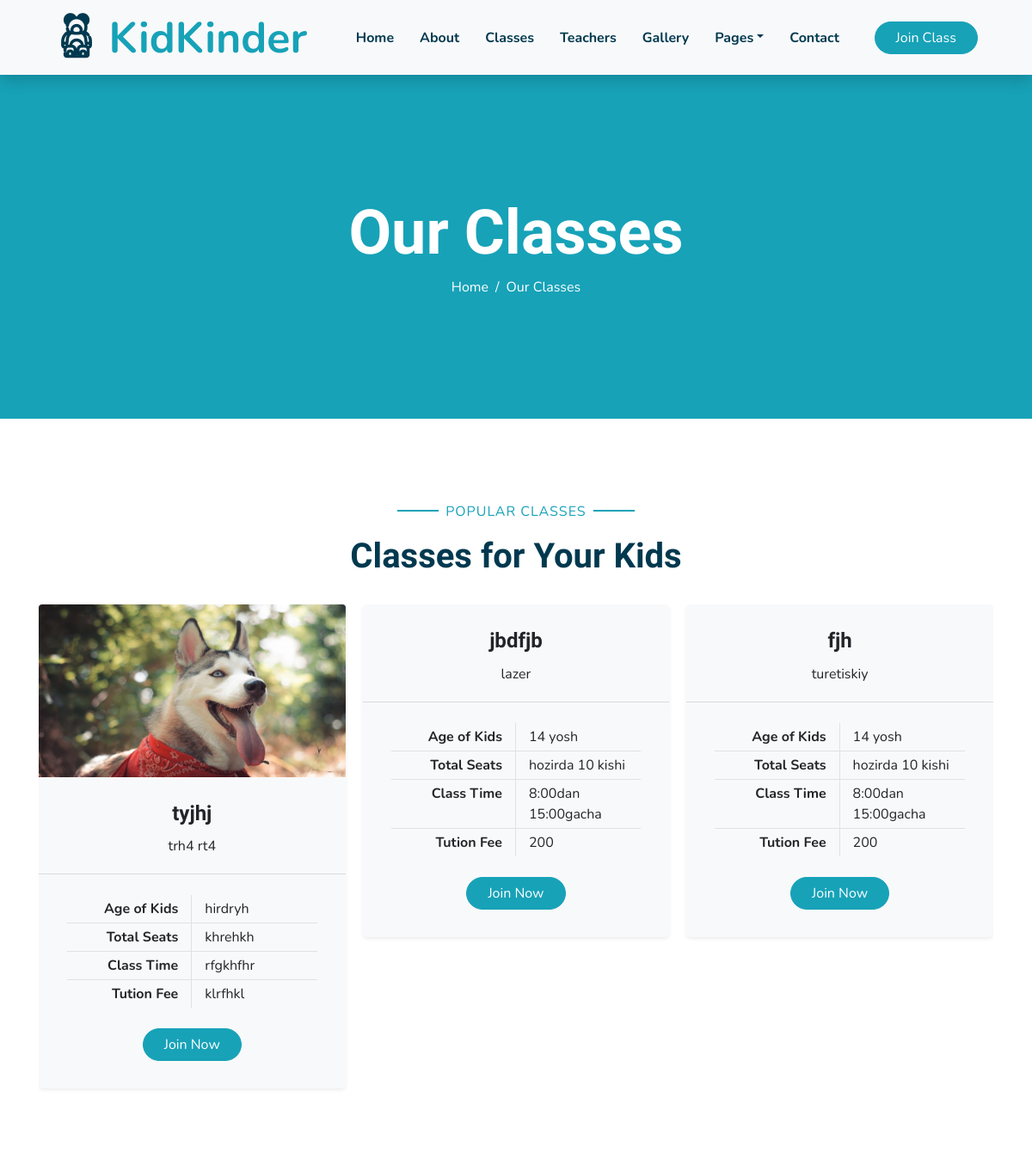
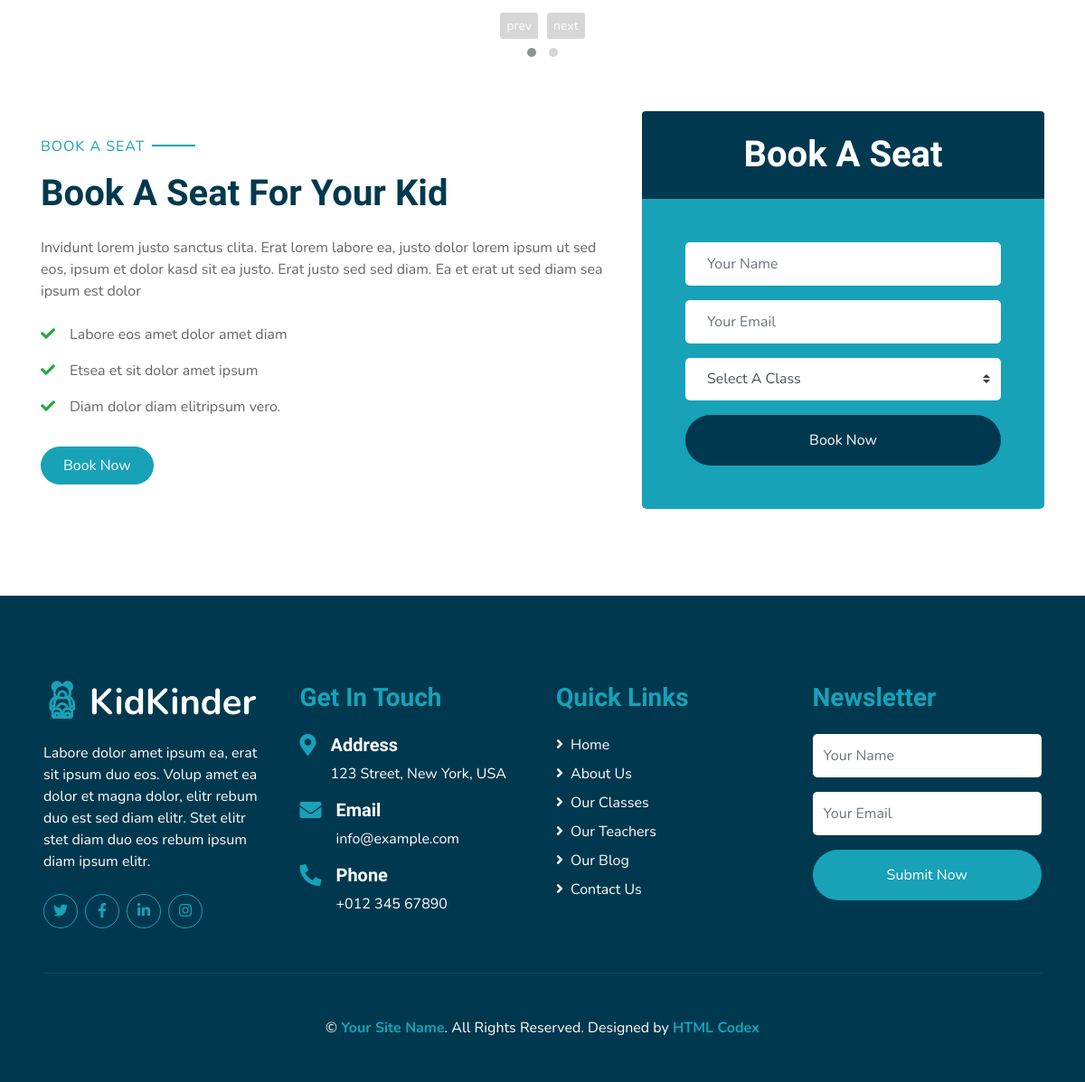
The page /class_page on the database its author committed (2 pictures, top to bottom).
### kinder_app/models.py (models this page shows, shortened)
class Class(models.Model):
    img = models.ImageField(upload_to='clases/')
    title = models.CharField(max_length=250)
    description = models.CharField(max_length=150)
    age = models.CharField(max_length=150)
    groups = models.CharField(max_length=150)
    time = models.CharField(max_length=30)
    money = models.CharField(max_length=155)

### kinder_app/views.py (the view, shortened to what this page needs)
# urls.py: path('class_page', views.class_page, name='class_page'),
def class_page(request):
    classes = Class.objects.all()
    context = {
        'classes': classes
    }
    return render(request, 'class.html', context)

### templates/class.html (shortened to what this page needs)
{% extends 'includes/main.html' %}
{% load static %}
{% block content %}
<link rel="stylesheet" href="{% static 'css/owl.carousel.min.css' %}">
<link rel="stylesheet" href="{% static 'css/owl.theme.default.min.css' %}">
    <div class="container-fluid bg-primary mb-5">
        <div class="d-flex flex-column align-items-center justify-content-center" style="min-height: 400px">
            <h3 class="display-3 font-weight-bold text-white">Our Classes</h3>
            <div class="d-inline-flex text-white">
                <p class="m-0"><a class="text-white" href="">Home</a></p>
                <p class="m-0 px-2">/</p>
                <p class="m-0">Our Classes</p>
            </div>
        </div>
    </div>
    <div class="container-fluid pt-5 ">
        <div class="container">
            <div class="text-center pb-2">
                <p class="section-title px-5"><span class="px-2">Popular Classes</span></p>
                <h1 class="mb-4">Classes for Your Kids</h1>
            </div>
            <div class="owl-carousel owl-theme owl-loaded owl-drag">
                {% for class in classes %}
                <div class="owl-stage mb-5">
                    <div class="card border-0 bg-light shadow-sm pb-2">
                        <img class="card-img-top mb-2" src="/media/{{ class.img }}" alt="">
                        <div class="card-body text-center">
                            <h4 class="card-title">{{class.title}}</h4>
                            <p class="card-text">{{class.description}}</p>
                        </div>
                        <div class="card-footer bg-transparent py-4 px-5">
                            <div class="row border-bottom">
                                <div class="col-6 py-1 text-right border-right"><strong>Age of Kids</strong></div>
                                <div class="col-6 py-1">{{class.age}}</div>
                            </div>
                            <div class="row border-bottom">
                                <div class="col-6 py-1 text-right border-right"><strong>Total Seats</strong></div>
                                <div class="col-6 py-1">{{class.groups}}</div>
                            </div>
                            <div class="row border-bottom">
                                <div class="col-6 py-1 text-right border-right"><strong>Class Time</strong></div>
                                <div class="col-6 py-1">{{class.time}}</div>
                            </div>
                            <div class="row">
                                <div class="col-6 py-1 text-right border-right"><strong>Tution Fee</strong></div>
                                <div class="col-6 py-1">{{class.money}}</div>
                            </div>
                        </div>
                        <a href="" class="btn btn-primary px-4 mx-auto mb-4">Join Now</a>
                    </div>
                </div>
                {% endfor %}
            </div>
        </div>
    </div>
    <div class="container-fluid py-5">
        <div class="container">
            <div class="row align-items-center">
                <div class="col-lg-7 mb-5 mb-lg-0">
                    <p class="section-title pr-5"><span class="pr-2">Book A Seat</span></p>
                    <h1 class="mb-4">Book A Seat For Your Kid</h1>
                    <p>Invidunt lorem justo sanctus clita. Erat lorem labore ea, justo dolor lorem ipsum ut sed eos,
                        ipsum et dolor kasd sit ea justo. Erat justo sed sed diam. Ea et erat ut sed diam sea ipsum est
                        dolor</p>
                    <ul class="list-inline m-0">
                        <li class="py-2"><i class="fa fa-check text-success mr-3"></i>Labore eos amet dolor amet diam</li>
                        <li class="py-2"><i class="fa fa-check text-success mr-3"></i>Etsea et sit dolor amet ipsum</li>
                        <li class="py-2"><i class="fa fa-check text-success mr-3"></i>Diam dolor diam elitripsum vero.</li>
                    </ul>
                    <a href="" class="btn btn-primary mt-4 py-2 px-4">Book Now</a>
                </div>
                <div class="col-lg-5">
                    <div class="card border-0">
                        <div class="card-header bg-secondary text-center p-4">
                            <h1 class="text-white m-0">Book A Seat</h1>
                        </div>
                        <div class="card-body rounded-bottom bg-primary p-5">
                            <form method="post">
                                <div class="form-group">
                                    <input type="text" name="name" class="form-control border-0 p-4" placeholder="Your Name" required="required" />
                                </div>
                                <div class="form-group">
                                    <input type="email" name="email" class="form-control border-0 p-4" placeholder="Your Email" required="required" />
                                </div>
                                <div class="form-group">
                                    <select class="custom-select border-0 px-4" style="height: 47px;">
                                        <option selected>Select A Class</option>
                                    </select>
                                </div>
                                <div>
                                    <button class="btn btn-secondary btn-block border-0 py-3" type="submit">Book Now</button>
                                </div>
                            </form>
                        </div>
                    </div>
                </div>
            </div>
        </div>
    </div>
{% endblock %}

### rows shown on the page
Class: img (picture), title "tyjhj", description "trh4 rt4", age "hirdryh", groups "khrehkh", time "rfgkhfhr", money "klrfhkl"
Class: title "jbdfjb", description "lazer", age "14 yosh", groups "hozirda 10 kishi", time "8:00dan 15:00gacha", money "200"
Class: title "fjh", description "turetiskiy", age "14 yosh", groups "hozirda 10 kishi", time "8:00dan 15:00gacha", money "200"
